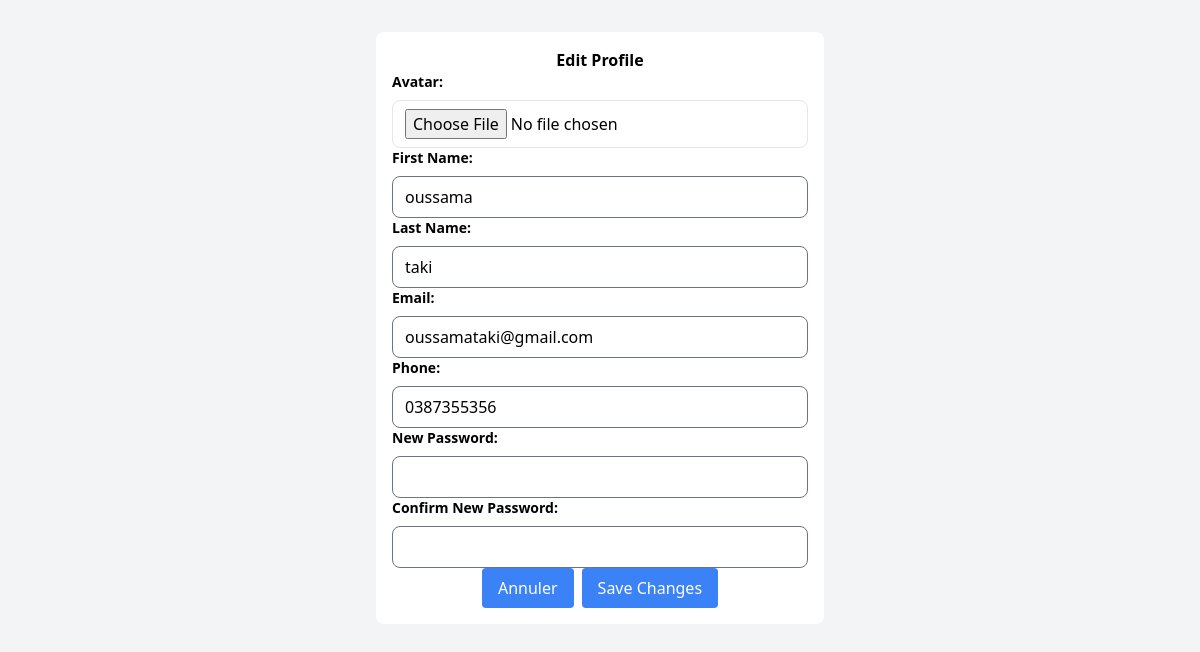
/Driver/edit_profile.php?id=2 (signed in), run on the app's committed database.
### tables this page shows
CREATE TABLE `user` (
  `USER_ID` int(11) NOT NULL,
  `ROLE_ID` int(11) NOT NULL,
  `FNAME` varchar(50) DEFAULT NULL,
  `LNAME` varchar(50) DEFAULT NULL,
  `EMAIL` varchar(150) DEFAULT NULL,
  `PASSWORD_HASH` varchar(128) DEFAULT NULL,
  `PHONE` varchar(10) DEFAULT NULL,
  `AVATAR` varchar(150) DEFAULT NULL
);

### Driver/edit_profile.php (the view, shortened to what this page needs)
<?php
$con = cnx_pdo();
$user_id = isset($_GET['id']) ? (int)$_GET['id'] : 0;
$sql = "SELECT * FROM user WHERE USER_ID = :user_id";
$stmt = $con->prepare($sql);
$stmt->bindParam(':user_id', $user_id);
$stmt->execute();
$user = $stmt->fetch(PDO::FETCH_ASSOC);
?>
<!DOCTYPE html>
<html lang="en">
<head>
    <link href="../Assets/css/tailwind.css" rel="stylesheet">
</head>
<body class="bg-gray-100">
    <div class="container mx-auto py-8">
        <div class="max-w-md mx-auto bg-white rounded-lg overflow-hidden shadow-lg">
            <div class="p-4">
                <h1 class="text-3xl font-bold text-center mb-4">Edit Profile</h1>
                <form action="" method="POST" enctype="multipart/form-data">
                    <div class="mb-4">
                        <label for="avatar" class="block text-sm font-semibold mb-2">Avatar:</label>
                        <input type="file" id="avatar" name="avatar" accept="image/*" class="w-full px-3 py-2 border rounded-lg focus:outline-none focus:border-blue-500">
                    </div>
                    <div class="mb-4">
                        <label for="fname" class="block text-sm font-semibold mb-2">First Name:</label>
                        <input type="text" id="fname" name="fname" value="<?= htmlspecialchars($user['FNAME']) ?>" class="w-full px-3 py-2 border rounded-lg focus:outline-none focus:border-blue-500" required>
                    </div>
                    <div class="mb-4">
                        <label for="lname" class="block text-sm font-semibold mb-2">Last Name:</label>
                        <input type="text" id="lname" name="lname" value="<?= htmlspecialchars($user['LNAME']) ?>" class="w-full px-3 py-2 border rounded-lg focus:outline-none focus:border-blue-500" required>
                    </div>
                    <div class="mb-4">
                        <label for="email" class="block text-sm font-semibold mb-2">Email:</label>
                        <input type="email" id="email" name="email" value="<?= htmlspecialchars($user['EMAIL']) ?>" class="w-full px-3 py-2 border rounded-lg focus:outline-none focus:border-blue-500" required>
                    </div>
                    <div class="mb-4">
                        <label for="phone" class="block text-sm font-semibold mb-2">Phone:</label>
                        <input type="text" id="phone" name="phone" value="<?= htmlspecialchars($user['PHONE']) ?>" class="w-full px-3 py-2 border rounded-lg focus:outline-none focus:border-blue-500" required>
                    </div>
                    <div class="mb-4">
                        <label for="password" class="block text-sm font-semibold mb-2">New Password:</label>
                        <input type="password" id="password" name="password" class="w-full px-3 py-2 border rounded-lg focus:outline-none focus:border-blue-500">
                    </div>
                    <div class="mb-4">
                        <label for="confirm_password" class="block text-sm font-semibold mb-2">Confirm New Password:</label>
                        <input type="password" id="confirm_password" name="confirm_password" class="w-full px-3 py-2 border rounded-lg focus:outline-none focus:border-blue-500">
                    </div>
                    <div class="flex justify-center">
                        <a href="javascript:history.back()" class="px-4 py-2 bg-blue-500 text-white rounded hover:bg-blue-600">Annuler</a>
                        <button type="submit" class="px-4 py-2 bg-blue-500 text-white rounded hover:bg-blue-600 ml-2">Save Changes</button>
                    </div>
                </form>
            </div>
        </div>
    </div>
</body>
</html>

### data on the page
user: fname "oussama", lname "taki", email "oussamataki@gmail.com", phone "0387355356"
